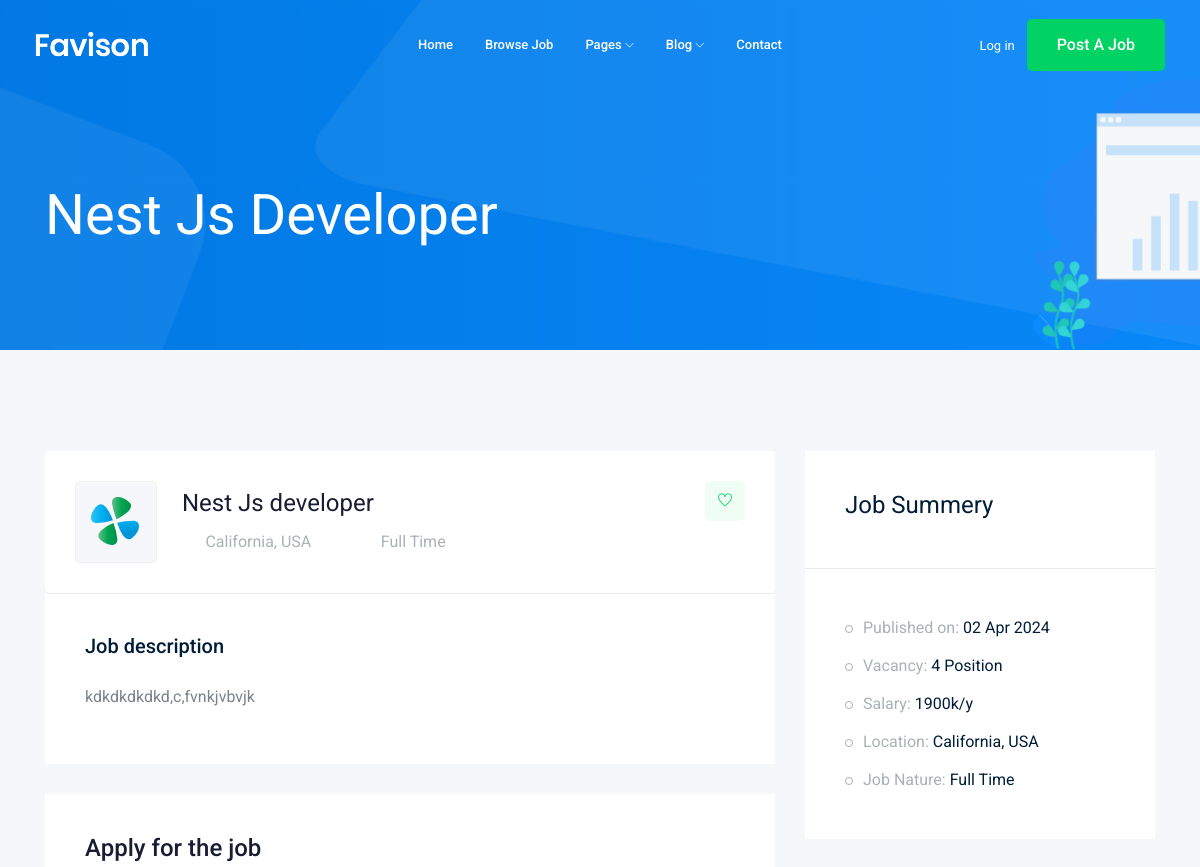
The page /jobs/1 (upper part) on the database as committed earlier.
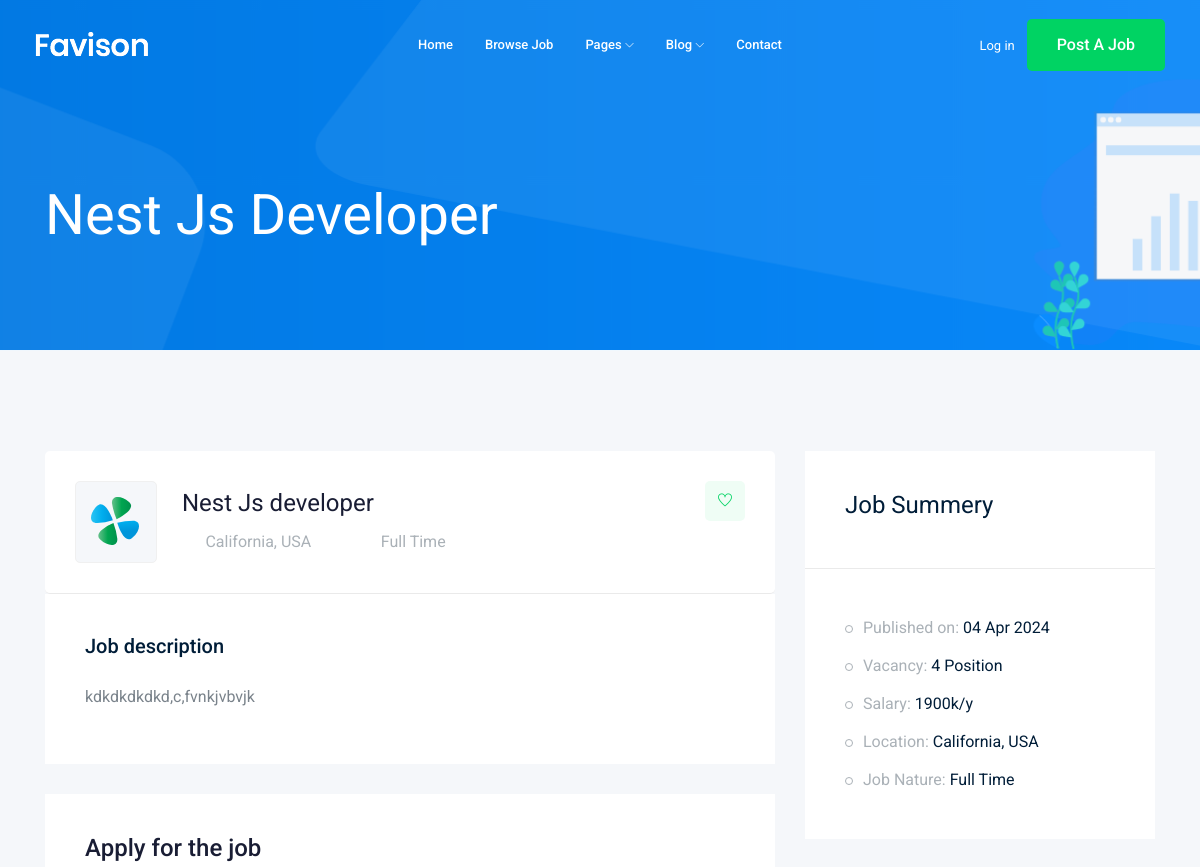
The same page on the database as committed later.
### job/models.py (models this page shows, shortened)
class Job(models.Model):
    title = models.CharField(max_length=200)
    job_type = models.CharField(max_length=15,choices=JOB_TYPE)
    content = models.TextField(max_length=2000)
    published_at = models.DateTimeField(auto_now=True)
    vacancy = models.IntegerField(default=1)
    salary = models.IntegerField(default=0)
    experience = models.IntegerField(default=1)
    category = models.ForeignKey(Category,on_delete=models.CASCADE)
    image = models.ImageField(upload_to=image_upload)

### job/views.py (the view)
# urls.py: path('<int:id>',views.job_details,name="job_details"),
def job_details(request,id):
    job_details = Job.objects.get(id=id)
    context = {'job':job_details}
    return render(request,'job/job_details.html',context)

### job/templates/job/job_details.html (shortened to what this page needs)
{% extends "base.html" %}
{% load static %}
{% block content %}
<div class="bradcam_area bradcam_bg_1">
    <div class="container">
        <div class="row">
            <div class="col-xl-12">
                <div class="bradcam_text">
                    <h3>{{job.title}}</h3>
                </div>
            </div>
        </div>
    </div>
</div>
<div class="job_details_area">
    <div class="container">
        <div class="row">
            <div class="col-lg-8">
                <div class="job_details_header">
                    <div class="single_jobs white-bg d-flex justify-content-between">
                        <div class="jobs_left d-flex align-items-center">
                            <div class="thumb">
                                <img src="img/svg_icon/1.svg" alt="">
                            </div>
                            <div class="jobs_conetent">
                                <a href="#"><h4>{{job.title}}</h4></a>
                                <div class="links_locat d-flex align-items-center">
                                    <div class="location">
                                        <p> <i class="fa fa-map-marker"></i> California, USA</p>
                                    </div>
                                    <div class="location">
                                        <p> <i class="fa fa-clock-o"></i>{{job.job_type}}</p>
                                    </div>
                                </div>
                            </div>
                        </div>
                        <div class="jobs_right">
                            <div class="apply_now">
                                <a class="heart_mark" href="#"> <i class="ti-heart"></i> </a>
                            </div>
                        </div>
                    </div>
                </div>
                <div class="descript_wrap white-bg">
                    <div class="single_wrap">
                        <h4>Job description</h4>
                        <p>{{job.content}}</p>
                    </div>
                </div>
                <div class="apply_job_form white-bg">
                    <h4>Apply for the job</h4>
                </div>
            </div>
            <div class="col-lg-4">
                <div class="job_sumary">
                    <div class="summery_header">
                        <h3>Job Summery</h3>
                    </div>
                    <div class="job_content">
                        <ul>
                            <li>Published on: <span>{{job.published_at|date:"d M o"}}</span></li>
                            <li>Vacancy: <span>{{job.vacancy}} Position</span></li>
                            <li>Salary: <span>{{job.salary}}k/y</span></li>
                            <li>Location: <span>California, USA</span></li>
                            <li>Job Nature: <span>{{job.job_type}}</span></li>
                        </ul>
                    </div>
                </div>
            </div>
        </div>
    </div>
</div>
{% endblock content %}

Rows that differ between the two databases and show on the page:
changed Job "Nest Js Developer": published_at "02 Apr 2024" → "04 Apr 2024"
